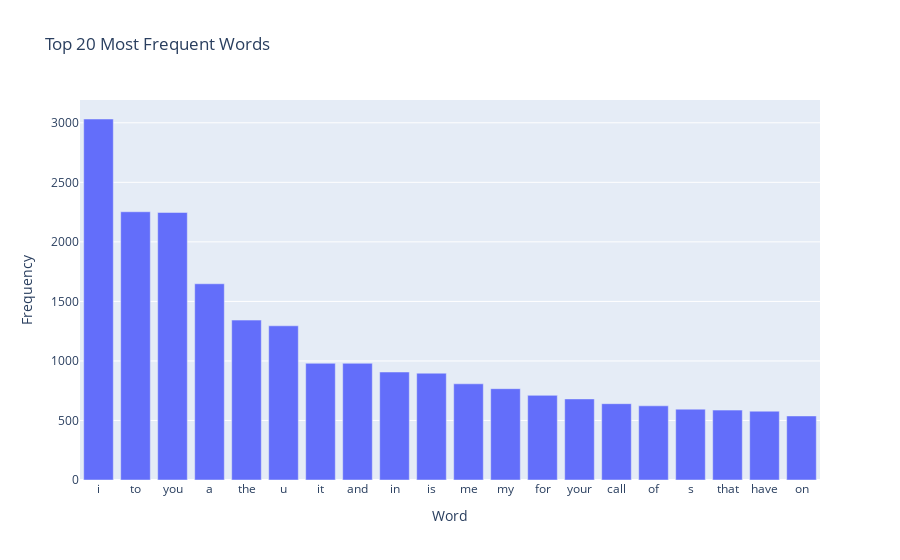
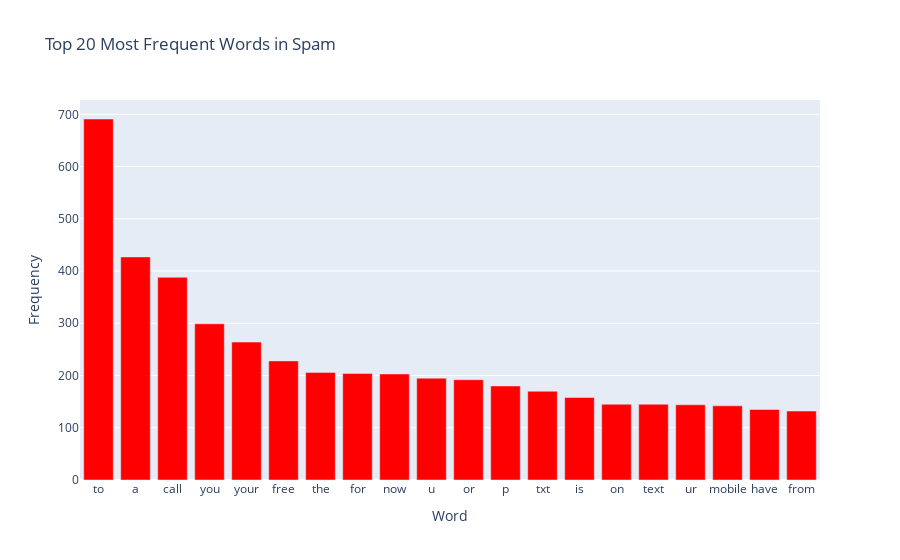
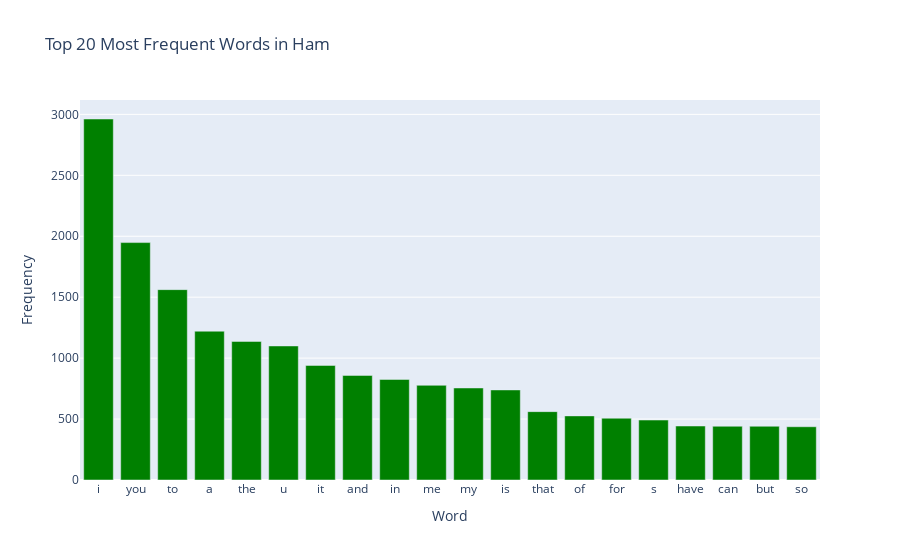

Notebook cell for these charts, in order:
### Code cell
from collections import Counter

# Join all words in the messages
all_words = ' '.join(df['message']).split()
spam_words = ' '.join(df[df['label'] == 'spam']['message']).split()
ham_words = ' '.join(df[df['label'] == 'ham']['message']).split()

# Count the frequency of words
word_freq = Counter(all_words)
spam_word_freq = Counter(spam_words)
ham_word_freq = Counter(ham_words)

# Convert to DataFrame for Plotly visualization
word_freq_df = pd.DataFrame(word_freq.items(), columns=['Word', 'Frequency']).sort_values(by='Frequency', ascending=False)
spam_word_freq_df = pd.DataFrame(spam_word_freq.items(), columns=['Word', 'Frequency']).sort_values(by='Frequency', ascending=False)
ham_word_freq_df = pd.DataFrame(ham_word_freq.items(), columns=['Word', 'Frequency']).sort_values(by='Frequency', ascending=False)

# Plot the top 20 words
fig_word_freq = px.bar(word_freq_df.head(20), x='Word', y='Frequency', title='Top 20 Most Frequent Words')
fig_word_freq.show()

fig_spam_word_freq = px.bar(spam_word_freq_df.head(20), x='Word', y='Frequency', title='Top 20 Most Frequent Words in Spam', color_discrete_sequence=['red'])
fig_spam_word_freq.show()

fig_ham_word_freq = px.bar(ham_word_freq_df.head(20), x='Word', y='Frequency', title='Top 20 Most Frequent Words in Ham', color_discrete_sequence=['green'])
fig_ham_word_freq.show()

### Figure 1 — Plotly figure (JSON) as saved in the notebook; plotly's stock layout.template omitted (floating-point values rounded to 4 significant figures)
{"data": [{"alignmentgroup": "True", "hovertemplate": "Word=%{x}<br>Frequency=%{y}<extra></extra>", "legendgroup": "", "marker": {"color": "#636efa", "pattern": {"shape": ""}}, "name": "", "offsetgroup": "", "orientation": "v", "showlegend": false, "textposition": "auto", "type": "bar", "x": ["i", "to", "you", "a", "the", "u", "it", "and", "in", "is", "me", "my", "for", "your", "call", "of", "s", "that", "have", "on"], "xaxis": "x", "y": [3032, 2253, 2247, 1648, 1343, 1295, 980, 980, 907, 897, 808, 767, 711, 681, 641, 623, 595, 587, 578, 538], "yaxis": "y"}], "layout": {"barmode": "relative", "legend": {"tracegroupgap": 0}, "title": {"text": "Top 20 Most Frequent Words"}, "xaxis": {"anchor": "y", "domain": [0, 1], "title": {"text": "Word"}}, "yaxis": {"anchor": "x", "domain": [0, 1], "title": {"text": "Frequency"}}}}

### Figure 2 — Plotly figure (JSON) as saved in the notebook; plotly's stock layout.template omitted (floating-point values rounded to 4 significant figures)
{"data": [{"alignmentgroup": "True", "hovertemplate": "Word=%{x}<br>Frequency=%{y}<extra></extra>", "legendgroup": "", "marker": {"color": "red", "pattern": {"shape": ""}}, "name": "", "offsetgroup": "", "orientation": "v", "showlegend": false, "textposition": "auto", "type": "bar", "x": ["to", "a", "call", "you", "your", "free", "the", "for", "now", "u", "or", "p", "txt", "is", "on", "text", "ur", "mobile", "have", "from"], "xaxis": "x", "y": [691, 427, 388, 299, 264, 228, 206, 204, 203, 195, 192, 180, 170, 158, 145, 145, 144, 142, 135, 132], "yaxis": "y"}], "layout": {"barmode": "relative", "legend": {"tracegroupgap": 0}, "title": {"text": "Top 20 Most Frequent Words in Spam"}, "xaxis": {"anchor": "y", "domain": [0, 1], "title": {"text": "Word"}}, "yaxis": {"anchor": "x", "domain": [0, 1], "title": {"text": "Frequency"}}}}

### Figure 3 — Plotly figure (JSON) as saved in the notebook; plotly's stock layout.template omitted (floating-point values rounded to 4 significant figures)
{"data": [{"alignmentgroup": "True", "hovertemplate": "Word=%{x}<br>Frequency=%{y}<extra></extra>", "legendgroup": "", "marker": {"color": "green", "pattern": {"shape": ""}}, "name": "", "offsetgroup": "", "orientation": "v", "showlegend": false, "textposition": "auto", "type": "bar", "x": ["i", "you", "to", "a", "the", "u", "it", "and", "in", "me", "my", "is", "that", "of", "for", "s", "have", "can", "but", "so"], "xaxis": "x", "y": [2962, 1948, 1562, 1221, 1137, 1100, 940, 858, 825, 777, 755, 739, 561, 526, 507, 492, 443, 441, 441, 437], "yaxis": "y"}], "layout": {"barmode": "relative", "legend": {"tracegroupgap": 0}, "title": {"text": "Top 20 Most Frequent Words in Ham"}, "xaxis": {"anchor": "y", "domain": [0, 1], "title": {"text": "Word"}}, "yaxis": {"anchor": "x", "domain": [0, 1], "title": {"text": "Frequency"}}}}
